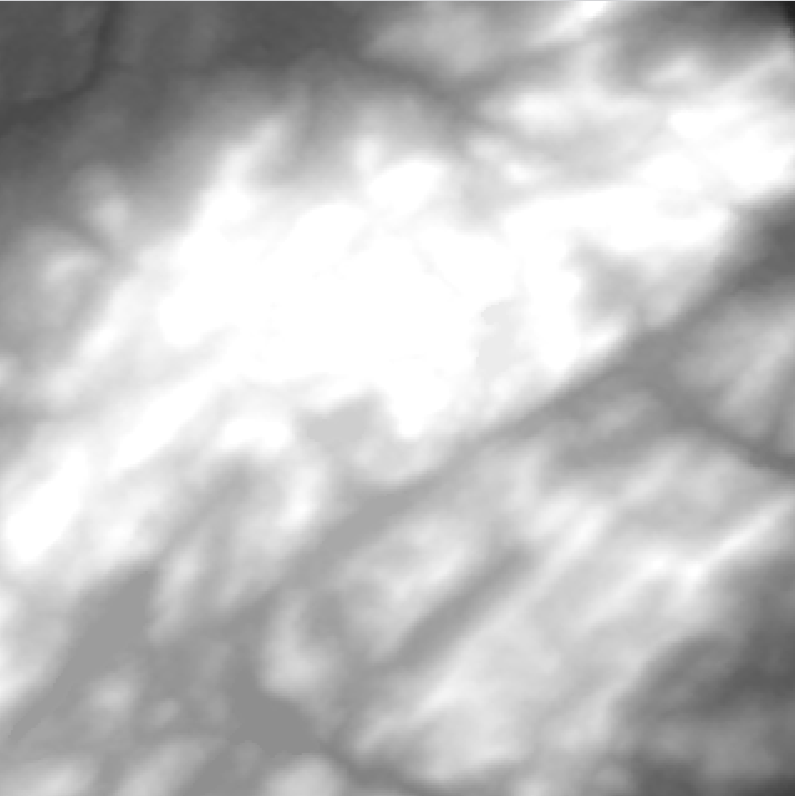
#> input picture archive/Buckner_DEM.png, 795 x 796 px, found by its file name
$ python archive.py
#> lines starting #> are read from the running program, lines starting #| are printed output that depends on the picture
import numpy as np
from os import path
from PIL import Image
import matplotlib.pyplot as plt
import math
from tqdm import tqdm
import csv
import random as random

import os
import math
import numpy as np
from scipy.interpolate import interp1d
from scipy.optimize import minimize
import matplotlib.pyplot as plt

from exenf_alog import direction_of_travel
from exenf_alog import exenf_cost

import heapq


csv_file = "arcs_51_51_fixed.csv"
initial_battery = 10000
"""
-------------------------------------------------------------------------------
Universals
-------------------------------------------------------------------------------
"""
speed_dic = {'charged':1, 'charging':1} #VALIDATE THESE SPEEDS THROUGH TESTING!
height_dic = {'charged':1.5, 'charging':1.5} #CONFIRM HEIGHTS - ASSUME
seeker_orientation_uncertainty = {'human': (62*np.pi/180)+np.pi/2, 'bunker': 62*np.pi/180} #Enemy capabilities will influence this (among other things), will likely need to expand dictionary and definitions for each key
point_source_dic = {'charged': np.array([20/3, 10]), 'charging':np.array([40/3, 20])}
"""
-------------------------------------------------------------------------------
User Input
-------------------------------------------------------------------------------
"""
#Relative PATH in GitHub Project
file_path = '.\\archive\\'
file_name=file_path+"Buckner" #map identifier
desired_lower_left_corner = (0, 0) #Given an image, assuming the bottom left corner is the origin, what is the bottom left corner of the map you want to look at
desired_upper_right_corner = (500, 500) #Given an image, assuming the bottom left corner is the origin, what is the bottom left corner of the map you want to look at
step_size=10  #desired distance, in meters, between nodes CANNOT BE TOO LARGE OR WILL CAUSE OverflowError when determining probability
# seekers ={1: [(5,5), 5, 0, seeker_orientation_uncertainty['human']]}
#seekers={1 : [(25,25), 5, 0, seeker_orientation_uncertainty['human']], 2 : [(100,150), 15, -np.pi/2, seeker_orientation_uncertainty['human']], 3 : [(150,50), 10, 3*np.pi/4, seeker_orientation_uncertainty['bunker']]}
#seekers={ 1 : [(250,250), 15, -np.pi/2, seeker_orientation_uncertainty['human']]}
seekers={1 : [(25,25), 5, 0, seeker_orientation_uncertainty['human']],
         2 : [(100,150), 15, -np.pi/2, seeker_orientation_uncertainty['human']],
         3 : [(150,50), 10, 3*np.pi/4, seeker_orientation_uncertainty['bunker']],
         4 : [(300,300), 10, 3*np.pi/4, seeker_orientation_uncertainty['bunker']],
         5 : [(400,100), 10, 11*np.pi/6, seeker_orientation_uncertainty['human']],
         6 : [(100,400), 10, 11*np.pi/6, seeker_orientation_uncertainty['human']]}
# seekers={1 : [(25,25), 5, 0, seeker_orientation_uncertainty['human']], 2 : [(50,50), 15, -np.pi/2, seeker_orientation_uncertainty['human']]}

# #{seeker ID number : [ (x,y), location uncertanty, orientation, orientation certainty ], next seeker : [...], ...}
# fog_coef = 0

### DR Jane Vars

#Travel Time (s)
travel_time = 20

#Platform Name
platform_name = 'moose'

#Added Mass (kg)
added_mass = 513

#Wind Velocity (m/s)
wind_velocity = 0

#Originating Wind Direction (deg)
wind_direction = 0

generatorCoef = 100

"""
-------------------------------------------------------------------------------
Universal Calculations and Objects
-------------------------------------------------------------------------------
"""

elevation_map = Image.open(file_name+"_DEM.png") #read elevation map
#> elevation_map is the input picture: PIL image 795x796 RGBA; mean R, G, B, A 190.9, 190.9, 190.9, 255
vegetation_map = Image.open(file_name+"_NDVI.png") #read vegetation map
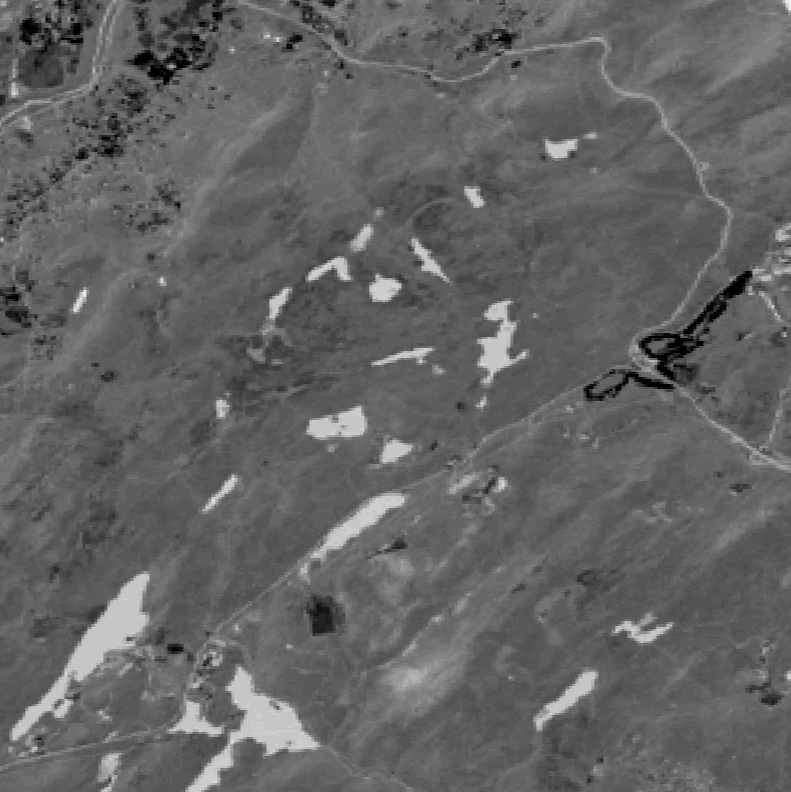
#> input picture archive/Buckner_NDVI.png, 791 x 792 px, found by its file name
#> vegetation_map is the input picture: PIL image 791x792 RGBA; mean R, G, B, A 99.4, 99.4, 99.4, 255
satelite_map = Image.open(file_name+".png")
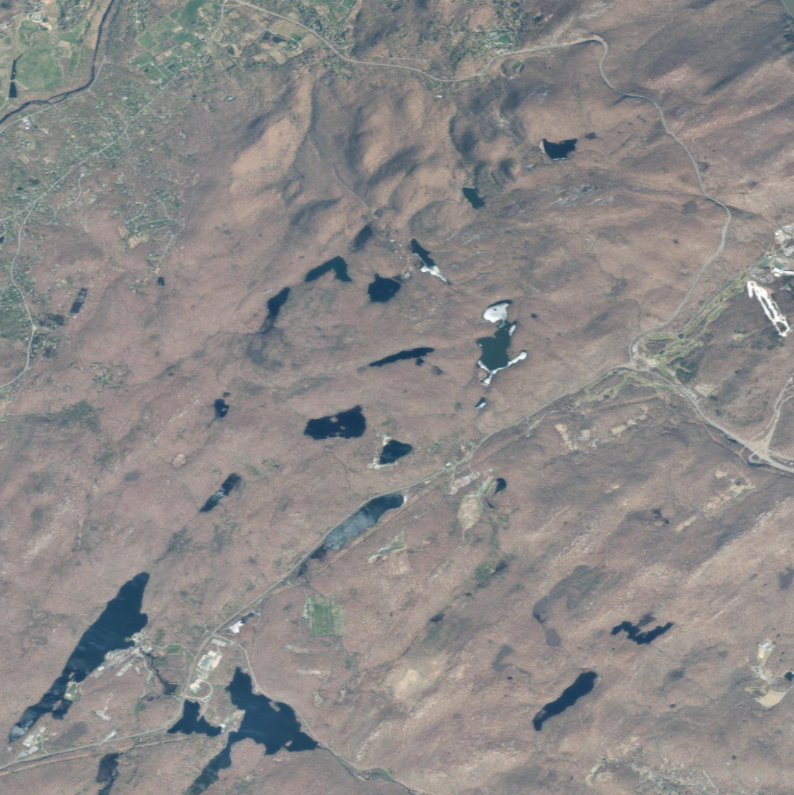
#> input picture archive/Buckner.png, 794 x 795 px, found by its file name
#> satelite_map is the input picture: PIL image 794x795 RGBA; mean R, G, B, A 139.9, 137.1, 136.2, 255
max_elevation=603 #max elevation on the map (CAN WE READ THIS FROM A CSV or .txt?)
map_width_meters=3000 #how wide is the map in meters (CAN WE READ THIS FROM A CSV or .txt?) CHANGE TO 800 FOR desert
map_length_meters=2999 #how long is the map in meters (CAN WE READ THIS FROM A CSV or .txt?) CHANGE TO 500 FOR desert
desired_map_width = desired_upper_right_corner[0]-desired_lower_left_corner[0] #Determine the desired map width
desired_map_length = desired_upper_right_corner[1]-desired_lower_left_corner[1] #Determine the desired map length
left, top, right, bottom = [desired_lower_left_corner[0],map_length_meters-desired_upper_right_corner[1],desired_upper_right_corner[0],map_length_meters-desired_lower_left_corner[1]] #translate into image coordinates (flipped y-axis)
map_width_pixels, map_length_pixels = elevation_map.size #Get image origional size in pixels
#> (the rest of the program and of its run is left out)
